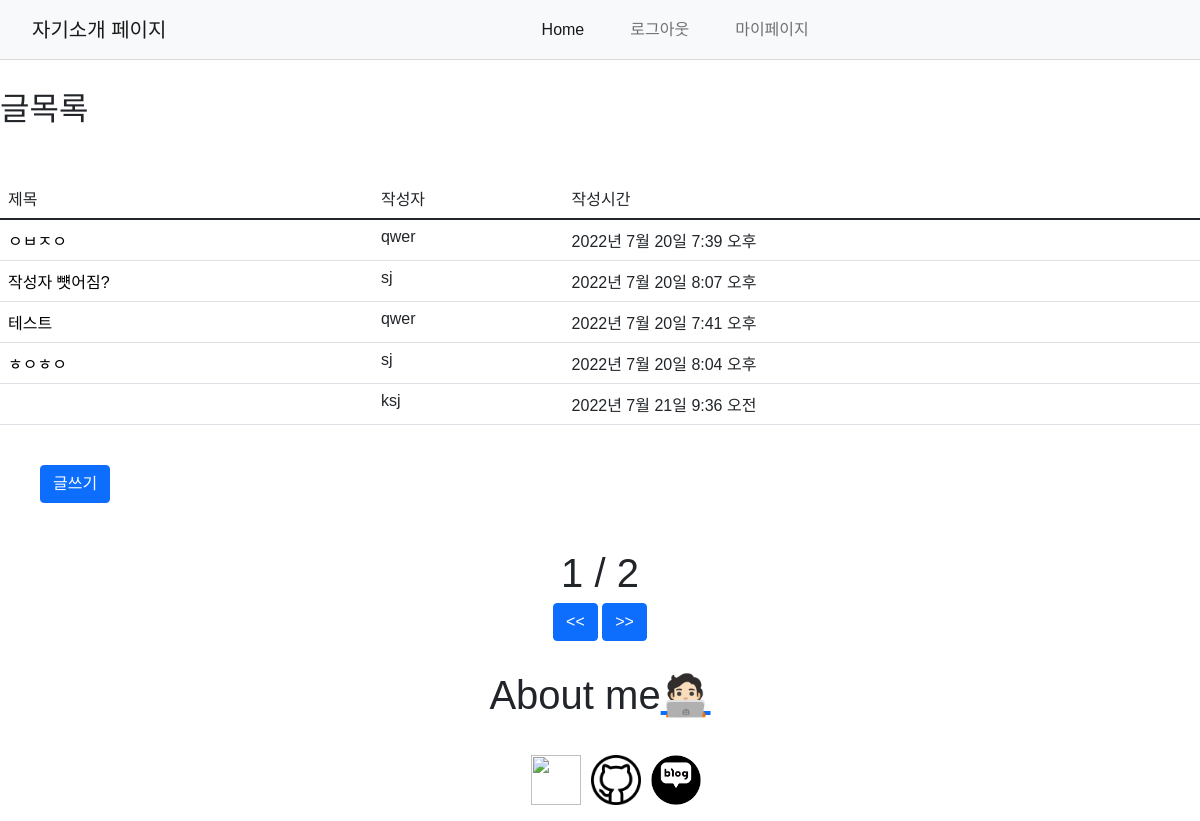
Screenshot of / (signed in) with the database file from the repository.
### main/models.py (models this page shows, shortened)
class Post(models.Model):
    id = models.AutoField(primary_key=True)
    title = models.CharField(max_length=200)
    writer = models.ForeignKey(User, on_delete=models.CASCADE)
    pub_date = models.DateTimeField()
    body = models.TextField()
    image = models.ImageField(upload_to="post/", blank=True, null=True)

### main/views.py (the view)
# urls.py: path('', showmain, name="showmain"),
def showmain(request):
    posts = Post.objects.all()
    paginator = Paginator(posts,5) # 객체들의 목록을 끊어줄거다, 몇개까지
    pagnum = request.GET.get('page') # 페이지에 해당하는 밸류의 키값을 반환하기 위해서 GET 요청을 함
    posts = paginator.get_page(pagnum) # 페이지네이터에서 짜른 객체가 posts에 요청이 갈꺼고, 담길것임
    return render(request, 'main/mainpage.html', {'posts': posts})

### main/templates/main/mainpage.html (shortened to what this page needs)
{% extends 'base.html' %}
{% load static %}
{% block content %}
<body>
{% if user.is_authenticated %}
    <main>
        <h2>글목록</h2>
        <table class="table">
            <thead>
                <td>제목</td>
                <td>작성자</td>
                <td>작성시간</td>
            </thead>
            {% for post in posts %}
            <tr>
                <td><a href="{% url 'main:detail' post.id %}" style="text-decoration:none; color:black">{{post.title}}</a></td>
                <td>{{post.writer}}</td>
                <td>{{post.pub_date}}</td>
            </tr>
            {% endfor %}
        </table>
        <div class="post-title">
            <a id="post-title" href="{% url 'main:new' %}" style="text-decoration:none; color:white" class="btn btn-primary">글쓰기</a>
        </div>
        {% endif %}
    </main>
    <article>
        <span> {{ posts.number }} </span>
        <span> / </span>
        <span> {{ posts.paginator.num_pages }} </span><br>
        {% if posts.has_next %}
        <a href="?page={{posts.next_page_number}}" style="text-decoration:none; color:white" class="btn btn-primary"><<</a>
        <a href="?page={{posts.paginator.num_pages}} " style="text-decoration:none; color:white" class="btn btn-primary">>></a>
        {% endif %}
        <br><br>
        <span>About me<a class="num" href="{% url 'main:intro' %}">🧑🏻‍💻</a></span>
    </article>
    <div class="icon">
        <ul class="gnb01 clearfixed">
            <li><a href="https://www.instagram.com/charm_0ne/"><img class="insta" width="50px" height="50px" src="{% static 'images/insta.jpeg' %}"></a></li>
            <li><a href="https://github.com/SeongJoon-K"><img class="insta" width="50px" height="50px"  src="{% static 'images/githu.png' %}"></a></li>
            <li><a href="https://blog.naver.com/jobcho6320"><img class="insta" width="50px" height="50px"  src="{% static 'images/blog.png' %}"></a></li>
        </ul>
    </div>
</body>
{% endblock %}

### sns_project/static/css/snscss.css (style rules this page uses)
* { font-family: 'AppleSDGothicNeo', 'Noto Sans KR', sans-serif; }
main { padding-top: 30px;ㅈ flex-grow: 1; position: relative; width: 100%; justify-content: center; margin: auto; }
main h2 { margin-bottom: 50px; }
.gnb01 li { float: left;list-style: none;margin: 0 5px }
.clearfixed::after { display: block;content: "";clear: both; }
.insta, .git { width: 50px; height: 50px; }
ul { display: table; margin-left: auto; margin-right: auto; margin-top: 100px; }
article { text-align: center; margin-bottom: 30px; margin-top: 30px; }
article span { font-size: 40px; }
body { margin: 0; }
main { padding-top: 30px; flex-grow: 1; position: relative; width: 100%; justify-content: center; margin: auto; }
.post-title { margin: 40px; }

### rows the page displays
Post: title "ㅇㅂㅈㅇ", writer "qwer", pub_date "2022년 7월 20일 7:39 오후"
Post: title "작성자 뻇어짐?", writer "sj", pub_date "2022년 7월 20일 8:07 오후"
Post: title "테스트", writer "qwer", pub_date "2022년 7월 20일 7:41 오후"
Post: title "ㅎㅇㅎㅇ", writer "sj", pub_date "2022년 7월 20일 8:04 오후"
Post: writer "ksj", pub_date "2022년 7월 21일 9:36 오전"

### other values shown
{{ posts.number }} "1"
{{ posts.paginator.num_pages }} "2"
